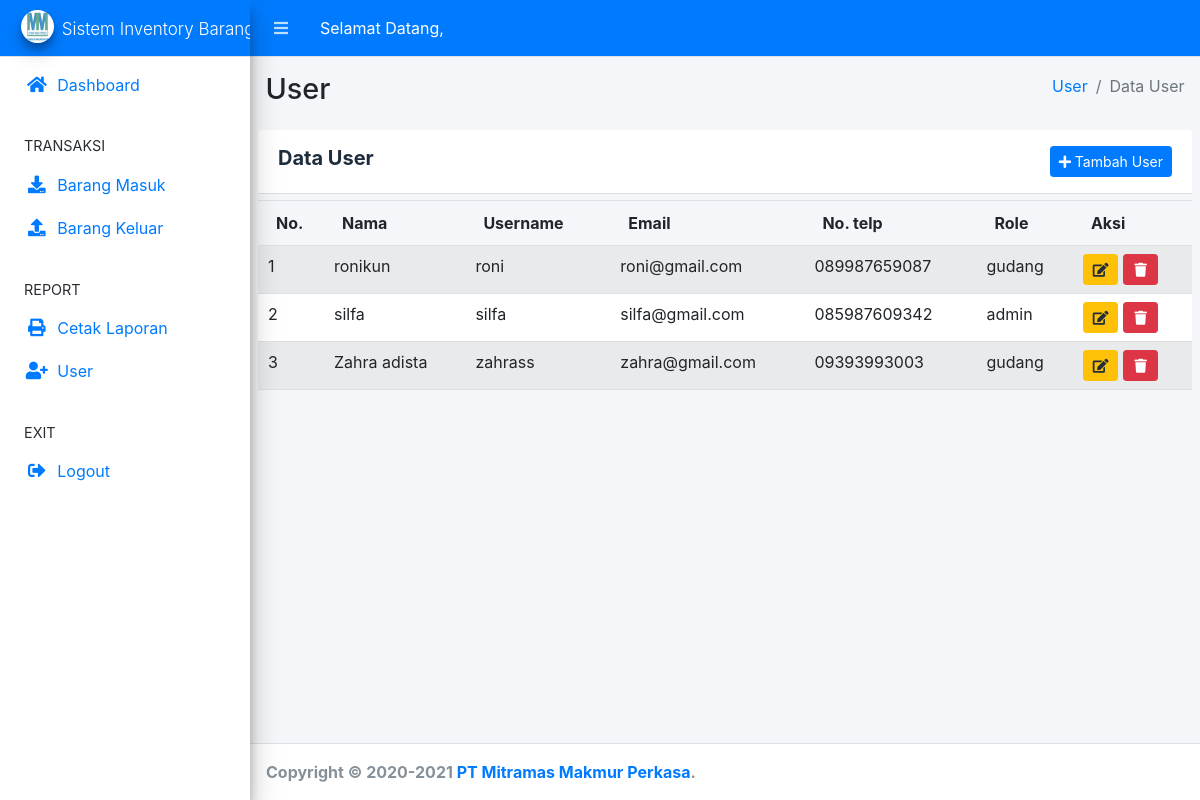
The app's page /index.php/user with its own data.
### tables this page shows
CREATE TABLE `user` (
  `id_user` int(11) NOT NULL,
  `nama` varchar(50) NOT NULL,
  `username` varchar(50) NOT NULL,
  `email` varchar(100) NOT NULL,
  `no_telp` varchar(15) NOT NULL,
  `role` varchar(50) NOT NULL,
  `password` varchar(255) NOT NULL
);

### application/controllers/User.php (called while the page is built, shortened)
<?php
class User extends CI_Controller
{
    function __construct()
    {
        $this->load->model('admin_model', 'admin');
        $this->load->library('form_validation');
    }
    function index()
    {
        $data['users'] = $this->admin->get('user');
        $this->load->view('templates/header');
        $this->load->view('templates/sidebar');
        $this->load->view('user/index', $data);
        $this->load->view('templates/footer');
    }
}

### index.php (called while the page is built, shortened)
<?php
require_once BASEPATH.'core/CodeIgniter.php';

### application/models/admin_model.php (called while the page is built, shortened)
<?php
class Admin_model extends CI_Model
{
    public function get($table, $data = null, $where = null)
    {
        if ($data != null) {
            return $this->db->get_where($table, $data)->row_array();
        } else {
            return $this->db->get_where($table, $where)->result_array();
        }
    }
}

### application/views/user/index.php (the view, shortened to what this page needs)
<div class="content-wrapper">
    <section class="content-header">
        <div class="container-fluid">
            <div class="row mb-2">
                <div class="col-sm-6">
                    <h1>User</h1>
                </div>
                <div class="col-sm-6">
                    <ol class="breadcrumb float-sm-right">
                        <li class="breadcrumb-item"><a href="#">User</a></li>
                        <li class="breadcrumb-item active">Data User</li>
                    </ol>
                </div>
            </div>
        </div>
    </section>
    <section class="content">
        <div class="row">
            <div class="col-12">
                <div class="card-header bg-white py-3">
                    <div class="row">
                        <div class="col">
                            <h4 class="h5 align-middle m-0 font-weight-bold">
                                Data User
                            </h4>
                        </div>
                        <div class="col-auto">
                            <a href="<?= base_url() ?>user/add" class="btn btn-sm btn-primary btn-icon-split">
                                <span class="icon">
                                    <i class="fa fa-plus"></i>
                                </span>
                                <span class="text">
                                    Tambah User
                                </span>
                            </a>
                        </div>
                    </div>
                </div>
                <div class="table-responsive">
                    <table class="table table-striped dt-responsive nowrap" id="exampleLaporan">
                        <thead>
                            <tr>
                                <th width="30">No.</th>
                                <th>Nama</th>
                                <th>Username</th>
                                <th>Email</th>
                                <th>No. telp</th>
                                <th>Role</th>
                                <th>Aksi</th>
                            </tr>
                        </thead>
                        <tbody>
                            <?php
                            $no = 1;
                            if ($users) :
                                foreach ($users as $user) :
                            ?>
                                    <tr>
                                        <td><?= $no++; ?></td>
                                        <td><?= $user['nama']; ?></td>
                                        <td><?= $user['username']; ?></td>
                                        <td><?= $user['email']; ?></td>
                                        <td><?= $user['no_telp']; ?></td>
                                        <td><?= $user['role']; ?></td>
                                        <td>
                                            <a href="<?= base_url('user/edit/') . $user['id_user'] ?>" class="btn btn-circle btn-sm btn-warning"><i class="fa fa-fw fa-edit"></i></a>
                                            <a onclick="return confirm('Yakin ingin menghapus data?')" href="<?= base_url('user/delete/') . $user['id_user'] ?>" class="btn btn-circle btn-sm btn-danger"><i class="fa fa-fw fa-trash"></i></a>
                                        </td>
                                    </tr>
                                <?php endforeach;
                            else : ?>
                                <tr>
                                    <td colspan="8" class="text-center">Silahkan tambahkan user baru</td>
                                </tr>
                            <?php endif; ?>
                        </tbody>
                    </table>
                </div>
            </div>
        </div>
    </section>
</div>

### application/views/templates/header.php (shortened to what this page needs)
<!DOCTYPE html>
<html>
<head>
    <link rel="stylesheet" href="<?= base_url() ?>assets/plugins/fontawesome-free/css/all.min.css">
    <link href="<?= base_url(); ?>assets/css/fonts.min.css" rel="stylesheet">
    <link rel="stylesheet" href="<?= base_url() ?>assets/plugins/tempusdominus-bootstrap-4/css/tempusdominus-bootstrap-4.min.css">
    <link rel="stylesheet" href="<?php echo base_url() ?>assets/css/buttons.bootstrap4.min.css">
    <link rel="stylesheet" href="<?php echo base_url() ?>assets/css/dataTables.bootstrap4.min.css">
    <link rel="stylesheet" href="<?php echo base_url() ?>assets/css/buttons.dataTables.min.css">
    <link rel="stylesheet" href="<?php echo base_url() ?>assets/css/jquery.dataTables.min.css">
    <link rel="stylesheet" href="<?= base_url() ?>assets/plugins/icheck-bootstrap/icheck-bootstrap.min.css">
    <link rel="stylesheet" href="<?= base_url() ?>assets/plugins/jqvmap/jqvmap.min.css">
    <link rel="stylesheet" href="<?= base_url() ?>assets/dist/css/adminlte.min.css">
    <link rel="stylesheet" href="<?= base_url() ?>assets/plugins/overlayScrollbars/css/OverlayScrollbars.min.css">
    <link rel="stylesheet" href="<?= base_url() ?>assets/css/daterangepicker.css">
    <link rel="stylesheet" href="<?= base_url() ?>assets/plugins/summernote/summernote-bs4.css">
    <link rel="stylesheet" href="<?= base_url() ?>assets/css/gijgo.min.css">
</head>
<body class="sidebar-mini layout-fixed accent-primary" style="height: auto;">
    <div class="wrapper">
        <nav class="main-header navbar navbar-expand navbar-dark navbar-primary">
            <ul class="navbar-nav">
                <li class="nav-item">
                    <a class="nav-link" data-widget="pushmenu" href="#" role="button"><i class="fas fa-bars"></i></a>
                </li>
                <li class="nav-item"> <a style="color: white;" class="nav-link">Selamat Datang, <?= $this->session->userdata('nama'); ?></a>
                </li>
            </ul>
        </nav>

### application/views/templates/sidebar.php (shortened to what this page needs)
<aside class="main-sidebar sidebar-light-primary elevation-4">
    <a style="color: white;" href="<?= base_url() ?>admin" class="brand-link navbar-primary">
        <img src="<?php echo base_url() ?>assets/dist/img/LogoMitramas.jpg" class="brand-image img-circle elevation-3">
        <span class="brand-text font-weight-light" style="font-size: 17px;">Sistem Inventory Barang</span>
    </a>
    <div class="sidebar">
        <nav class="mt-2">
            <ul class="nav nav-pills nav-sidebar flex-column" data-widget="treeview" role="menu" data-accordion="false">
                <?php if ($this->session->userdata('role') == 'gudang') {  ?>
                    <li class="nav-item">
                        <a class="nav-link" href="<?= base_url() ?>admin">
                            <i class="nav-icon fas fa-home"></i>
                            <p>Dashboard</p>
                        </a>
                    </li>
                    <li class="nav-header">
                        DATA MASTER
                    </li>
                    <li class="nav-item">
                        <a class="nav-link" href="<?= base_url() ?>supplier">
                            <i class="nav-icon fas fa-fw fa-users"></i>
                            <p>Supplier</p>
                        </a>
                    </li>
                    <li class="nav-item has-treeview">
                        <a href="#" class="nav-link active">
                            <i class="nav-icon fas fa-fw fa-folder"></i>
                            <p>
                                Barang
                                <i class="right fas fa-angle-left"></i>
                            </p>
                        </a>
                        <ul class="nav nav-treeview">
                            <li class="nav-item">
                                <a href="<?= base_url() ?>satuan/satuan_barang" class="nav-link active">
                                    <i class="far fa-circle nav-icon"></i>
                                    <p>Satuan Barang</p>
                                </a>
                            </li>
                            <li class="nav-item">
                                <a href="<?= base_url() ?>jenis/jenis_barang" class="nav-link">
                                    <i class="far fa-circle nav-icon"></i>
                                    <p>Jenis Barang</p>
                                </a>
                            </li>
                            <li class="nav-item">
                                <a href="<?= base_url() ?>barang/data_barang" class="nav-link">
                                    <i class="far fa-circle nav-icon"></i>
                                    <p>Data Barang</p>
                                </a>
                            </li>
                        </ul>
                    </li>
                    <li class="nav-header">
                        TRANSAKSI
                    </li>
                    <li class="nav-item">
                        <a class="nav-link" href="<?= base_url() ?>barangmasuk/barang_masuk">
                            <i class="nav-icon fas fa-fw fa-download"></i>
                            <p>Barang Masuk</p>
                        </a>
                    </li>
                    <li class="nav-item">
                        <a class="nav-link" href="<?= base_url() ?>barangkeluar/barang_keluar">
                            <i class="nav-icon fas fa-fw fa-upload"></i>
                            <p>Barang Keluar</p>
                        </a>
                    </li>
                    <li class="nav-item">
                        <a class="nav-link" href="<?= base_url() ?>perhitungan/perhitungan_eoq">
                            <i class="nav-icon fas fa-fw fa-upload"></i>
                            <p>Perhitungan EOQ</p>
                        </a>
                    </li>
                    <li class="nav-header">
                        REPORT
                    </li>
                    <li class="nav-item">
                        <a class="nav-link" href="<?= base_url() ?>laporan">
                            <i class="nav-icon fas fa-fw fa-print"></i>
                            <p>Cetak Laporan</p>
                        </a>
                    </li>
                    <!-- <li class="nav-item">
                        <a class="nav-link" href="<?= base_url('user'); ?>">
                            <i class="nav-icon fas fa-user-plus"></i>
                            <span>User</span>
                        </a>
                    </li> -->
                    <li class="nav-header">
                        EXIT
                    </li>
                    <li class="nav-item">
                        <a class="nav-link" href="<?= base_url() ?>login/logout">
                            <i class="nav-icon fas fa-fw fa-sign-out-alt"></i>
                            <p>Logout</p>
                        </a>
                    </li>
                <?php  } else { ?>
                    <li class="nav-item">
                        <a class="nav-link" href="<?= base_url() ?>admin">
                            <i class="nav-icon fas fa-home"></i>
                            <p>Dashboard</p>
                        </a>
                    </li>
                    <li class="nav-header">
                        TRANSAKSI
                    </li>
                    <li class="nav-item">
                        <a class="nav-link" href="<?= base_url() ?>barangmasuk/barang_masuk">
                            <i class="nav-icon fas fa-fw fa-download"></i>
                            <p>Barang Masuk</p>
                        </a>
                    </li>
                    <li class="nav-item">
                        <a class="nav-link" href="<?= base_url() ?>barangkeluar/barang_keluar">
                            <i class="nav-icon fas fa-fw fa-upload"></i>
                            <p>Barang Keluar</p>
                        </a>
                    </li>
                    <li class="nav-header">
                        REPORT
                    </li>
                    <li class="nav-item">
                        <a class="nav-link" href="<?= base_url() ?>laporan">
                            <i class="nav-icon fas fa-fw fa-print"></i>
                            <p>Cetak Laporan</p>
                        </a>
                    </li>
                    <li class="nav-item">
                        <a class="nav-link" href="<?= base_url('user'); ?>">
                            <i class="nav-icon fas fa-user-plus"></i>
                            <span>User</span>
                        </a>
                    </li>
                    <li class="nav-header">
                        EXIT
                    </li>
                    <li class="nav-item">
                        <a class="nav-link" href="<?= base_url() ?>login/logout">
                            <i class="nav-icon fas fa-fw fa-sign-out-alt"></i>
                            <p>Logout</p>
                        </a>
                    </li>
                <?php } ?>
            </ul>
        </nav>
    </div>
</aside>

### application/views/templates/footer.php (shortened to what this page needs)
<footer class="main-footer">
    <strong>Copyright &copy; 2020-2021 <a href="http://mitramasindonesia.com/">PT Mitramas Makmur Perkasa</a>.</strong>
</footer>
</div>
</body>
</html>

### records on screen
user: nama "ronikun", username "roni", email "roni@gmail.com", no_telp "089987659087", role "gudang"
user: nama "silfa", username "silfa", email "silfa@gmail.com", no_telp "085987609342", role "admin"
user: nama "Zahra adista", username "zahrass", email "zahra@gmail.com", no_telp "09393993003", role "gudang"
